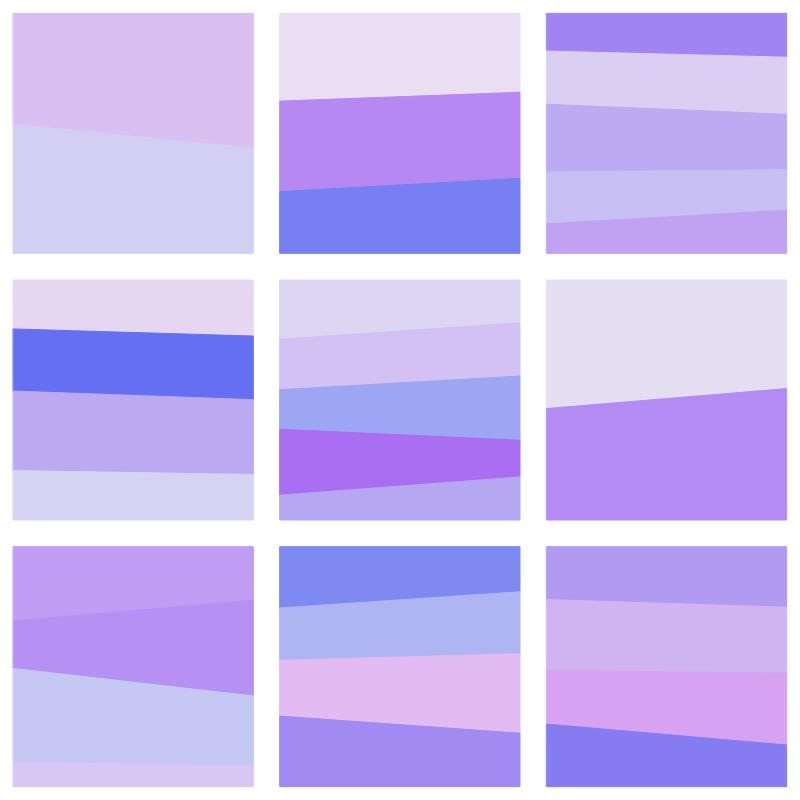
Frame 1 (no input)
Frame 2 (the mouse pressed at the canvas centre, redrawn once): identical to frame 1, image omitted

The p5.js sketch that drew this single still picture (run headless with seeded random() and noise() and a simulated clock; the mouse was pressed at the canvas centre and the sketch redrawn once):

// p5.js sketch
// ── sketch.js
let crossSections = [];

function setup() {
  canvas = createCanvas(800, 800);
  
  let gridSize = width;

  if (width > height) {
    gridSize = height;
  }

  let numCols = 3;
  let numRows = 3;

  let marginLeft = (width - gridSize) / 2;
  let marginTop = (height - gridSize) / 2;

  let cellWidth = gridSize / numCols;
  let cellHeight = gridSize / numRows;

  let padding = cellHeight * 0.1;

  let hue = random(0, 360);

  for (let row = 0; row < numRows; row++) {
    for (let col = 0; col < numCols; col++) {
      let numLayers = floor(random(2, 6));
      let x = marginLeft + (cellWidth * col) + (padding * 0.5);
      let y = marginTop + (cellHeight * row) + (padding * 0.5);
      crossSections.push(new CrossSection(x, y, cellWidth - padding, cellHeight - padding, numLayers, hue));
    }
  }
  
  noLoop();
}

function draw() {
  background("white");
  
  crossSections.forEach(crossSection => {
    crossSection.render();
  });
}
// ── cross-section.js
class CrossSection {
  constructor(x, y, w, h, numLayers, hue) {
    this.x = x;
    this.y = y;
    this.w = w;
    this.h = h;
    this.numLayers = numLayers;
    this.hue = hue;
    this.layers = [];

    let brightness = 95;

    let x1 = this.x;
    let x2 = this.x + this.w;
    let x3 = x2;
    let x4 = x1;

    let startY1 = this.y;
    let startY2 = this.y;

    let evenDivision = this.h / this.numLayers;

    let minIncrement = evenDivision - (evenDivision * 0.25);
    let maxIncrement = evenDivision + (evenDivision * 0.25);

    for (let i = 0; i < this.numLayers; i++) {
      
      let y1 = startY1;
      let y2 = startY2;
      let y3, y4, yBottom;

      if (i === numLayers - 1)
      {
        y3 = this.y + h;
        y4 = y3;
      }
      else
      {
        if (y1 > y2) {
          yBottom = y1;
        }
        else {
          yBottom = y2;
        }

        y3 = yBottom + random(minIncrement, maxIncrement);
        y4 = yBottom + random(minIncrement, maxIncrement);
      }
      startY1 = y4;
      startY2 = y3;
      colorMode(HSB);
      let hue = this.hue + random(-25, 25);
      let saturation = random(5, 60);
      let layerColor = color(hue, saturation, brightness);
      this.layers.push(new Layer(x1, y1, x2, y2, x3, y3, x4, y4, layerColor));
    }
  }

  render() { 
    this.layers.forEach(layer => {
      layer.render();
    });
  }
}
// ── layer.js
class Layer {
  constructor(x1, y1, x2, y2, x3, y3, x4, y4, color) {
    this.x1 = x1;
    this.y1 = y1;
    this.x2 = x2;
    this.y2 = y2;
    this.x3 = x3;
    this.y3 = y3;
    this.x4 = x4;
    this.y4 = y4;
    this.color = color;
  }

  render() {
    stroke(this.color);
    fill(this.color)
    quad(this.x1, this.y1, this.x2, this.y2, this.x3, this.y3, this.x4, this.y4);
  }
}
// ── índex.html
<!DOCTYPE html>
<html lang="en">

<head>
  <script src="https://cdnjs.cloudflare.com/ajax/libs/p5.js/1.1.9/p5.min.js" integrity="sha512-WIklPM6qPCIp6d3fSSr90j+1unQHUOoWDS4sdTiR8gxUTnyZ8S2Mr8e10sKKJ/bhJgpAa/qG068RDkg6fIlNFA==" crossorigin="anonymous"></script>
  <link rel="stylesheet" type="text/css" href="style.css">
  <meta charset="utf-8" />
</head>

<body>
  <script src="layer.js"></script>
  <script src="cross-section.js"></script>
  <script src="sketch.js"></script>
</body>

</html>
